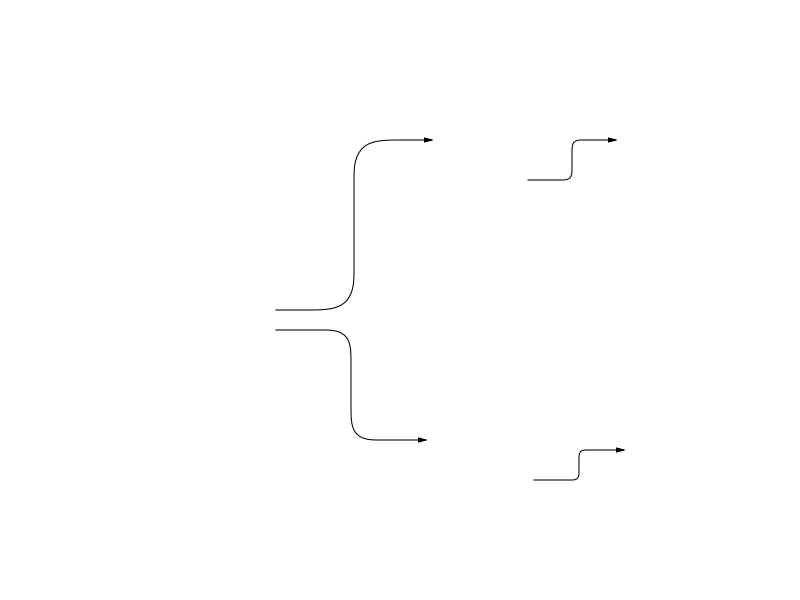

Generate this figure with R:
## ---- chunk 1
tableBox <- function(labels, x=0.5, y=0.5) {
 
    nlabel <- length(labels)#确定标签个数
 
    taplevp <- viewport(x=x, y=y, width=max(stringWidth(labels))+ unit(4, "mm"),
 
                        height=unit(nlabel, "lines"))#根据标签的多少绘制矩形框
 
    pushViewport(taplevp)
 
    grid.roundrect()
 
    if (nlabel > 1) {
 
        for (i in 1:(nlabel-1)) {
 
            fill <- c("white", "grey")[i%%2+1]
 
            grid.clip(y=unit(i, "lines"), just="bottom")
 
            grid.roundrect(gp=gpar(fill=fill))
 
        }
 
    }
 
    grid.clip()#绘制灰色阴影
 
    grid.text(labels, x=unit(2, "mm"), y=unit(nlabel:1-0.5, 'lines'),just='left')#添加文本
 
    popViewport()
 
}
## ---- chunk 2

boxGrob <- function(labels, x=0.5, y=0.5) {
 
    grob(labels=labels, x=x, y=y, cl="box")
 
}#存储矩形框的基本信息
 
 
drawDetails.box <- function(x, ...) {
 
    tableBox(x$labels, x$x, x$y)
 
}#确定矩形框的基本位置
 
 
xDetalis.box <- function(x, theta) {
 
    nlines <- length(x$labels)
 
    height <- unit(nlines, 'lines')
 
    width <- unit(4, "mm")+max(stringWidth(x$labels)) 
 
    grobX(roundrectGrob(x=x$x, y=x$y, width=width, height=height), theta)
 
}#确定矩形框在X轴的位置（东西方向）
 
 
yDetalis.box <- function(x, theta) {
 
    nlines <- length(x$labels)
 
    height <- unit(nlines, 'lines')
 
    width <- unit(4, "mm")+max(stringWidth(x$labels)) 
 
    grobY(rectGrob(x=x$x, y=x$y, width=width, height=height), theta)
 
}#确定矩形框在Y轴的位置（南北方向）
## ---- chunk 3
library(grid)
 
#确定矩形框的大小和矩形框里面的标签
 
box1 <- boxGrob(c("book_author_table", "ID", "book", "author"),x=0.25)
 
box2 <- boxGrob(c("book_table", "ISBN", "title", "pub"), x=0.6, y=0.75)
 
box3 <- boxGrob(c("author_table", "ID", "name", "gender"), x=0.6, y=0.25)
 
box4 <- boxGrob(c("publisher_table", "ID", "name","country"), x=0.85,y=0.75)
 
box5 <- boxGrob(c("gender_table", "ID", "gender"), x=0.85,y=0.25)
 
#绘制矩形框及标签
 
grid.draw(box1)
 
grid.draw(box2)
 
grid.draw(box3)
 
grid.draw(box4)
 
grid.draw(box5)
 
#绘制不同矩形框之间的连接线
 
grid.curve(xDetalis.box(box1, "east"),
 
    yDetalis.box(box1, "south")+ unit(1.5, "lines") ,
 
    xDetalis.box(box2, "west"),
 
    yDetalis.box(box2, "north")- unit(1.5, "lines") ,
 
    inflect=TRUE,
 
    arrow=arrow(type="closed",angle=15,length=unit(2, "mm")),gp=gpar(fill="black"))
 
 
grid.curve(xDetalis.box(box1, "east"),
 
    yDetalis.box(box1, "north") - unit(3.5, "lines"),
 
    xDetalis.box(box3, "west"),
 
    yDetalis.box(box3, "south") + unit(2.5, "lines"),
 
    inflect=T, square=T,curvature=-1,
 
    arrow=arrow(type="closed", angle=15, length=unit(2, "mm")), gp=gpar(fill="black"))
 
 
grid.curve(xDetalis.box(box2, "east"),
 
    yDetalis.box(box2, "south") + unit(0.5, "lines"),
 
    xDetalis.box(box4, "west"),
 
    yDetalis.box(box4, "north") - unit(1.5, "lines"),
 
    inflect=TRUE,
 
    arrow=arrow(type="closed", angle=15, length=unit(2, "mm")), gp=gpar(fill="black"))
 
 
grid.curve(xDetalis.box(box3, "east"),
 
    yDetalis.box(box3, "south") + unit(0.5, "lines"),
 
    xDetalis.box(box5, "west"),
 
    yDetalis.box(box5, "north")- unit(1.5, "lines"),
 
    inflect=TRUE,
 
    arrow=arrow(type="closed", angle=15, length=unit(2, "mm")), gp=gpar(fill="black"))
